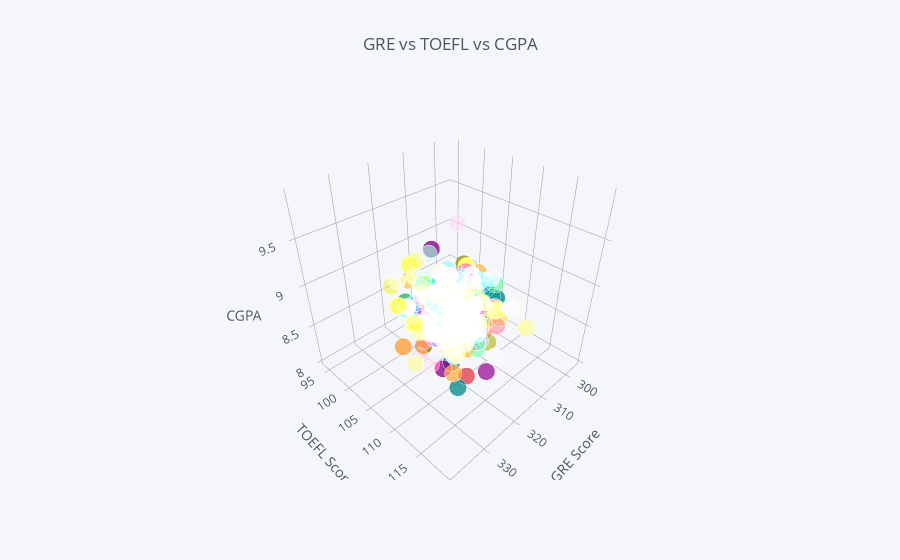

Notebook cell for this chart:
### Markdown cell above
# Ideally students who are good at academics should have good GRE and TOEFL Score. Lets check this hypothesis below
Zoom in, rotate, check the values in the 3d plot below

### Code cell
studious_students=df[df['CGPA'] > 8]
studious_students.iplot(kind='scatter3d', x='GRE Score', y='TOEFL Score',z='CGPA',mode='markers', xTitle='GRE Score',yTitle='TOEFL Score',zTitle='CGPA',
                        title='GRE vs TOEFL vs CGPA')

### Figure 1 — Plotly figure (JSON) as saved in the notebook; plotly's stock layout.template omitted (floating-point values rounded to 4 significant figures; data arrays with more than 128 entries replaced by an {"elided": "..."} marker saying what was removed)
{"data": [{"marker": {"color": {"elided": "407 str values"}, "opacity": 0.8, "size": {"elided": "407 int values"}, "symbol": "circle"}, "mode": "markers", "text": {"elided": "407 str values"}, "type": "scatter3d", "uid": "63307b41-6ade-4283-ab1d-63d5706319fa", "x": {"elided": "407 int values"}, "y": {"elided": "407 int values"}, "z": {"elided": "407 float values"}}], "layout": {"legend": {"bgcolor": "#F5F6F9", "font": {"color": "#4D5663"}}, "paper_bgcolor": "#F5F6F9", "plot_bgcolor": "#F5F6F9", "scene": {"xaxis": {"gridcolor": "#9499A3", "showgrid": true, "tickfont": {"color": "#4D5663"}, "title": {"font": {"color": "#4D5663"}, "text": "GRE Score"}, "zerolinecolor": "#9499A3"}, "yaxis": {"gridcolor": "#9499A3", "showgrid": true, "tickfont": {"color": "#4D5663"}, "title": {"font": {"color": "#4D5663"}, "text": "TOEFL Score"}, "zerolinecolor": "#9499A3"}, "zaxis": {"gridcolor": "#9499A3", "showgrid": true, "tickfont": {"color": "#4D5663"}, "title": {"font": {"color": "#4D5663"}, "text": "CGPA"}, "zerolinecolor": "#9499A3"}}, "title": {"font": {"color": "#4D5663"}, "text": "GRE vs TOEFL vs CGPA"}}}
